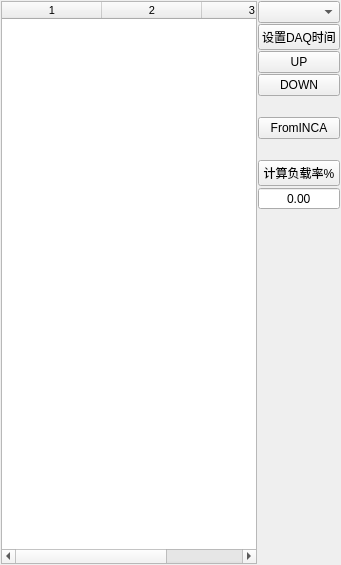
     <widget class="QWidget" name="tab_3">
      <attribute name="title">
       <string>XCP Daq</string>
      </attribute>
      <layout class="QGridLayout" name="gridLayout_4">
       <property name="leftMargin">
        <number>1</number>
       </property>
       <property name="topMargin">
        <number>1</number>
       </property>
       <property name="rightMargin">
        <number>1</number>
       </property>
       <property name="bottomMargin">
        <number>1</number>
       </property>
       <property name="spacing">
        <number>1</number>
       </property>
       <item row="1" column="1">
        <widget class="QPushButton" name="pb_setDaqTimeForSelPam">
         <property name="font">
          <font>
           <family>Microsoft YaHei UI</family>
           <pointsize>9</pointsize>
           <weight>50</weight>
           <italic>false</italic>
           <bold>false</bold>
          </font>
         </property>
         <property name="text">
          <string>设置DAQ时间</string>
         </property>
        </widget>
       </item>
       <item row="4" column="1">
        <spacer name="verticalSpacer_5">
         <property name="orientation">
          <enum>Qt::Vertical</enum>
         </property>
         <property name="sizeHint" stdset="0">
          <size>
           <width>20</width>
           <height>20</height>
          </size>
         </property>
        </spacer>
       </item>
       <item row="6" column="1">
        <spacer name="verticalSpacer_6">
         <property name="orientation">
          <enum>Qt::Vertical</enum>
         </property>
         <property name="sizeHint" stdset="0">
          <size>
           <width>20</width>
           <height>20</height>
          </size>
         </property>
        </spacer>
       </item>
       <item row="0" column="0" rowspan="10">
        <widget class="QTableWidget" name="tableWidget_Read_DAQ">
         <property name="font">
          <font>
           <family>Microsoft YaHei UI</family>
           <pointsize>8</pointsize>
           <weight>50</weight>
           <italic>false</italic>
           <bold>false</bold>
          </font>
         </property>
         <property name="columnCount">
          <number>3</number>
         </property>
         <column/>
         <column/>
         <column/>
        </widget>
       </item>
       <item row="7" column="1">
        <widget class="QPushButton" name="pb_calculateBusload">
         <property name="font">
          <font>
           <family>Microsoft YaHei UI</family>
           <pointsize>9</pointsize>
           <weight>50</weight>
           <italic>false</italic>
           <bold>false</bold>
          </font>
         </property>
         <property name="text">
          <string>计算负载率%</string>
         </property>
        </widget>
       </item>
       <item row="5" column="1">
        <widget class="QPushButton" name="pb_importIncaPams">
         <property name="font">
          <font>
           <family>Microsoft YaHei UI</family>
           <pointsize>9</pointsize>
           <weight>50</weight>
           <italic>false</italic>
           <bold>false</bold>
          </font>
         </property>
         <property name="text">
          <string>FromINCA</string>
         </property>
        </widget>
       </item>
       <item row="2" column="1">
        <widget class="QPushButton" name="pb_upPamDaq">
         <property name="font">
          <font>
           <family>Microsoft YaHei UI</family>
           <pointsize>9</pointsize>
           <weight>50</weight>
           <italic>false</italic>
           <bold>false</bold>
          </font>
         </property>
         <property name="text">
          <string>UP</string>
         </property>
        </widget>
       </item>
       <item row="9" column="1">
        <spacer name="verticalSpacer_2">
         <property name="orientation">
          <enum>Qt::Vertical</enum>
         </property>
         <property name="sizeHint" stdset="0">
          <size>
           <width>20</width>
           <height>354</height>
          </size>
         </property>
        </spacer>
       </item>
       <item row="0" column="1">
        <widget class="QComboBox" name="cb_daqTimeSet">
         <property name="font">
          <font>
           <family>Microsoft YaHei UI</family>
           <pointsize>9</pointsize>
           <weight>50</weight>
           <italic>false</italic>
           <bold>false</bold>
          </font>
         </property>
        </widget>
       </item>
       <item row="3" column="1">
        <widget class="QPushButton" name="pb_downPamDaq">
         <property name="font">
          <font>
           <family>Microsoft YaHei UI</family>
           <pointsize>9</pointsize>
           <weight>50</weight>
           <italic>false</italic>
           <bold>false</bold>
          </font>
         </property>
         <property name="text">
          <string>DOWN</string>
         </property>
        </widget>
       </item>
       <item row="8" column="1">
        <widget class="QDoubleSpinBox" name="dsb_busload">
         <property name="alignment">
          <set>Qt::AlignCenter</set>
         </property>
         <property name="readOnly">
          <bool>true</bool>
         </property>
         <property name="buttonSymbols">
          <enum>QAbstractSpinBox::NoButtons</enum>
         </property>
        </widget>
       </item>
      </layout>
     </widget>
